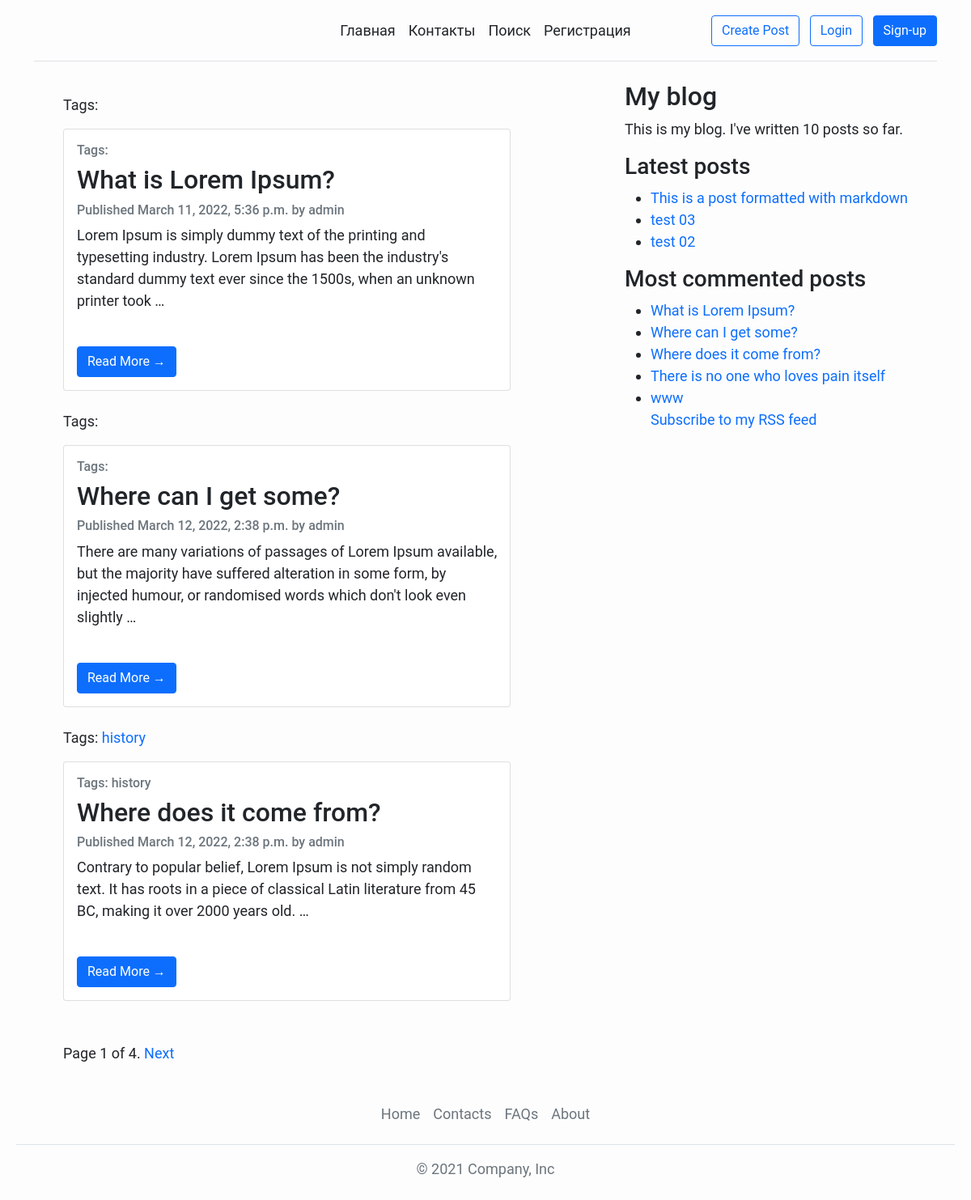
The page / on the database its author committed.
### home/models.py (models this page shows)
class Post(models.Model):
    def get_absolute_url(self):
        return reverse('home:post_detail',
            args=[self.publish.year,
                self.publish.strftime('%m'),
                self.publish.strftime('%d'),
                self.slug])
    STATUS_CHOICES = (
        ('draft', 'Draft'),
        ('published', 'Published'),
    )
    title = models.CharField(max_length=250)
    slug = models.SlugField(max_length=250, unique_for_date='publish')
    author = models.ForeignKey(User, on_delete=models.CASCADE, related_name='blog_posts')
    body = models.TextField()
    publish = models.DateTimeField(default=timezone.now)
    created = models.DateTimeField(auto_now_add=True)
    updated = models.DateTimeField(auto_now=True)
    status = models.CharField(max_length=10, choices=STATUS_CHOICES, default='draft')
    tags = TaggableManager()

### home/views.py (the view)
# urls.py: url(r'^$', views.post_list, name='home'),
def post_list(request, tag_slug=None):
    object_list = Post.objects.all()
    tag = None
    if tag_slug:
        tag = get_object_or_404(Tag, slug=tag_slug)
        object_list = object_list.filter(tags__in=[tag])
    paginator = Paginator(object_list, 3)
    page = request.GET.get('page')
    try:
        posts = paginator.page(page)
    except PageNotAnInteger:
        posts = paginator.page(1)
    except EmptyPage:
        posts = paginator.page(paginator.num_pages)
    return render(
        request,
        'index.html', {
            'page': page,
            'posts': posts,
            'tag': tag
        })

### home/templatetags/blog_tags.py (called while the page is built)
@register.simple_tag
def total_posts():
    return Post.objects.count()

@register.inclusion_tag('latest_posts.html')
def show_latest_posts(count=5):
    latest_posts = Post.objects.order_by('-publish')[:count]
    return {'latest_posts': latest_posts}

@register.simple_tag()
def get_most_commented_posts(count=5):
    return Post.objects.annotate(total_comments=Count('comments')).order_by('-total_comments')[:count]

@register.filter(name='markdown')
def markdown_format(text):
    return mark_safe(markdown.markdown(text))

### templates/index.html (shortened to what this page needs)
{% extends '_base.html' %}
{% load static %}
{% load blog_tags %}
{% block content %}
    <div class="container-base">
        <div class="row">
            <div class="mt-3">
                {% for post in posts %}
                    <p class="tags">
                        Tags:
                        {% for tag in post.tags.all %}
                            <a href="{% url "home:post_list_by_tag" tag.slug %}">{{ tag.name }}</a>
                        {% endfor %}
                    </p>
                <div class="card mb-4">
                    <div class="card-body">
                        <p class="tags card-text text-muted h6 date">Tags: {{ post.tags.all|join:", " }}</p>
                        <h2 class="card-title">{{ post.title }}</h2>
                        <p class="card-text text-muted h6 date">Published {{ post.publish }} by {{ post.author }}</p>
                        {{ post.body|markdown|truncatewords_html:30 }}
                        <br>
                        <a href="{{ post.get_absolute_url}}" class="btn btn-primary">Read More &rarr;</a>
                    </div>
                </div>
                {% endfor %}
            </div>
        </div>
        <br>
    {% include "_pagination.html" with page=posts %}
    </div>
{%endblock content %}

### templates/_base.html (shortened to what this page needs)
{% load blog_tags %}
{% load static %}
{% load crispy_forms_filters %}
{% load crispy_forms_tags %}
<!doctype html>
<html lang="en">
<head>
    <link href="https://cdn.jsdelivr.net/npm/bootstrap@5.1.3/dist/css/bootstrap.min.css" rel="stylesheet">
    <link href="{% static 'css/main.css' %}" rel="stylesheet">
</head>
<body>
    <div class="wrapper-base">
        {% include '_header.html' %}
        <div class="wrapper-page">
            {% block content %}
            {% endblock %}
            <br>
            <div id="sidebar">
                <h2>My blog</h2>
                <p>This is my blog. I've written {% total_posts %} posts so far.</p>
                <h3>Latest posts</h3>
                {% show_latest_posts 3 %}
                <h3>Most commented posts</h3>
                {% get_most_commented_posts as most_commented_posts %}
                <ul>
                    {% for post in most_commented_posts %}
                        <li>
                            <a href="{{ post.get_absolute_url }}">{{ post.title }}</a>
                        </li>
                    {% endfor %}
                <p><a href="{% url "home:post_feed" %}">Subscribe to my RSS feed</a></p>
                </ul>
            </div>
        </div>
        {% include '_footer.html' %}
    </div>
</body>
</html>

### templates/_header.html
{% load static %}
<div class="container">
    <header class="d-flex flex-wrap align-items-center justify-content-center justify-content-md-between py-3 mb-4 border-bottom">
      <a href="/" class="d-flex align-items-center col-md-3 mb-2 mb-md-0 text-dark text-decoration-none">
        <svg class="bi me-2" width="40" height="32" role="img" aria-label="Bootstrap"><use xlink:href="#bootstrap"></use></svg>
      </a>
      <ul class="nav col-12 mx-auto col-md-auto mb-2 justify-content-center mb-md-0">
        <li><a href="{% url 'home:home' %}" class="nav-link px-2 link-dark">Главная</a></li>
        <li><a href="#" class="nav-link px-2 link-dark">Контакты</a></li>
        <li><a href="#" class="nav-link px-2 link-dark">Поиск</a></li>
        <li><a href="#" class="nav-link px-2 link-dark">Регистрация</a></li>
      </ul>
      <div class="col-md-3 text-end">
          <button type="button" class="btn btn-outline-primary me-2">
              <a href="{% url 'home:create_post' %}">Create Post</a>
          </button>
          <button type="button" class="btn btn-outline-primary me-2">
              <a href="{% url 'home:login' %}">Login</a>
          </button>
          <button type="button" class="btn btn-primary">Sign-up</button>
      </div>
    </header>
  </div>

### templates/_pagination.html (shortened to what this page needs)
<div class="pagination">
    <span class="step-links">
        <span class="current">
            Page {{ page.number }} of {{ page.paginator.num_pages }}.
        </span>
        {% if page.has_next %}
            <a href="?page={{ page.next_page_number }}">Next</a>
        {% endif %}
    </span>
</div>

### templates/latest_posts.html
<ul>
    {% for post in latest_posts %}
        <li>
            <a href="{{ post.get_absolute_url }}">{{ post.title }}</a>
        </li>
    {% endfor %}
</ul>

### templates/_footer.html
{% load static %}
<div class="container-footer">
  <footer class="py-3 my-4">
    <ul class="nav justify-content-center border-bottom pb-3 mb-3">
      <li class="nav-item"><a href="#" class="nav-link px-2 text-muted">Home</a></li>
      <li class="nav-item"><a href="#" class="nav-link px-2 text-muted">Contacts</a></li>
      <li class="nav-item"><a href="#" class="nav-link px-2 text-muted">FAQs</a></li>
      <li class="nav-item"><a href="#" class="nav-link px-2 text-muted">About</a></li>
    </ul>
    <p class="text-center text-muted">© 2021 Company, Inc</p>
  </footer>
</div>

### static/css/main.css (style rules this page uses)
body { margin: 0 20px 0 20px; font-family: "Roboto", sans-serif; font-size: 18px; background-color: #fdfdfd; }
a { text-decoration: none; outline: none !important; }
.wrapper-page { display: flex; justify-content: space-between; margin: 0 5%; }
.container-base { max-width: 63%; padding-right: 10%; }

### rows shown on the page
Post: title "What is Lorem Ipsum?", publish "March 11, 2022, 5:36 p.m.", author "admin", body "Lorem Ipsum is simply dummy text of the printing and typesetting industry. Lorem Ipsum has been the industry's standard dummy text ever since the 1500s, when an unknown printer took …"
Post: title "Where can I get some?", publish "March 12, 2022, 2:38 p.m.", author "admin", body "There are many variations of passages of Lorem Ipsum available, but the majority have suffered alteration in some form, by injected humour, or randomised words which don't look even slightly …"
Post: tags.all "history", title "Where does it come from?", publish "March 12, 2022, 2:38 p.m.", author "admin", body "Contrary to popular belief, Lorem Ipsum is not simply random text. It has roots in a piece of classical Latin literature from 45 BC, making it over 2000 years old. …"
Tag: name "history"
Post: title "This is a post formatted with markdown"
Post: title "test 03"
Post: title "test 02"
Post: title "There is no one who loves pain itself"
Post: title "www"

### other values the page prints
{{ page.number }} "1"
{{ page.paginator.num_pages }} "4"
